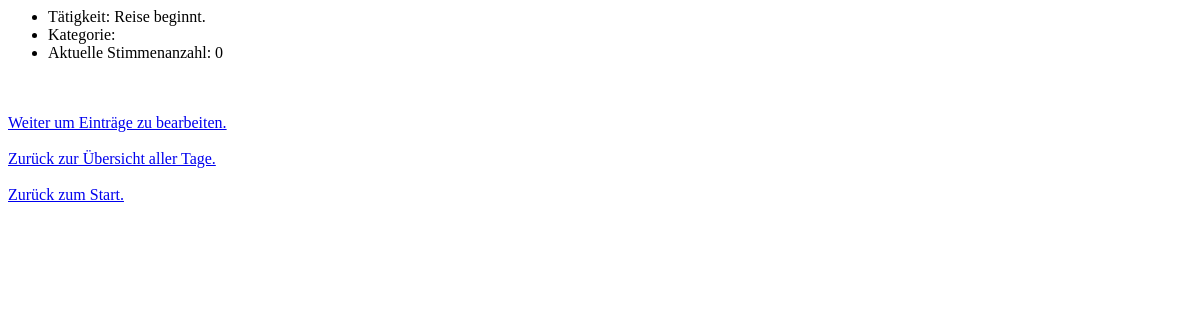
/zeitplan/3/, run on an earlier commit of the app's database.
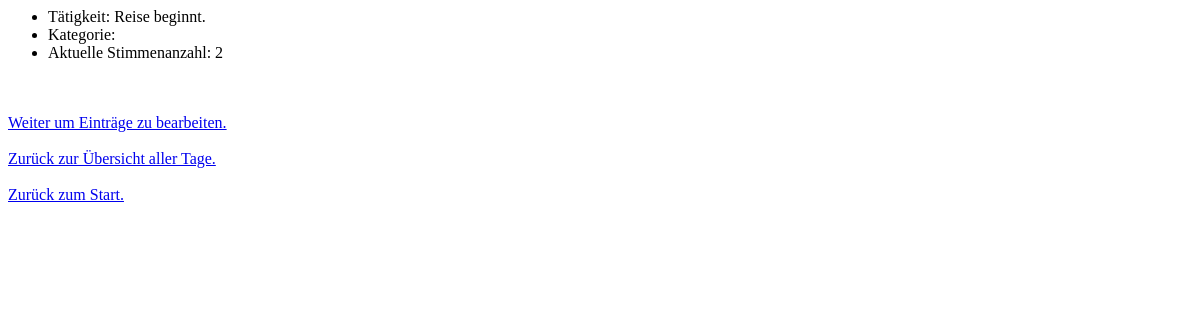
And on a later commit of the database.
### zeitplan/models.py (models this page shows, shortened)
class Time_entry(models.Model):
    day = models.ForeignKey(Day, on_delete=models.CASCADE)
    entry_category = models.ForeignKey(Entry_category, models.SET_NULL, blank=True, null=True)
    entry_text = models.CharField(max_length=100)
    entry_passed = models.BooleanField(null=True, default=None)
    votes = models.IntegerField(default=0)

### zeitplan/views.py (the view)
# urls.py: path("<int:day_id>/", views.day_overview, name="day_overview"),
def day_overview(request, day_id):
    time_entry_list = Time_entry.objects.filter(
        day=day_id
    )
    context = {
        "time_entry_list": time_entry_list,
        "day_id": day_id
    }
    return render(request, "zeitplan/day_overview.html", context)

### zeitplan/templates/zeitplan/day_overview.html (shortened to what this page needs)
{% if time_entry_list %}
    <ul>
    {% for entry in time_entry_list %}
        <li>{{ "Tätigkeit: " }} {{ entry.entry_text }}</li>
        <li>{{ "Kategorie: "}} {{ entry.entry_category__category_text }}</li>
        <li>{{ "Aktuelle Stimmenanzahl: "}} {{ entry.votes }}</li>
        <br></br>
    {% endfor %}
    </ul>
{% else %}
    <p>Aktuell keine Einträge vorhanden</p>
{% endif %}
<a href="{% url 'zeitplan:day_edit' day_id %}">{{ "Weiter um Einträge zu bearbeiten." }}</a>
<a href="{% url 'zeitplan:overview' %}">{{ "Zurück zur Übersicht aller Tage." }}</a>
<a href="{% url 'zeitplan:index' %}">{{ "Zurück zum Start." }}</a>

What changed in the data, as far as the page shows it:
changed Time_entry "Reise beginnt.": votes "0" → "2"
